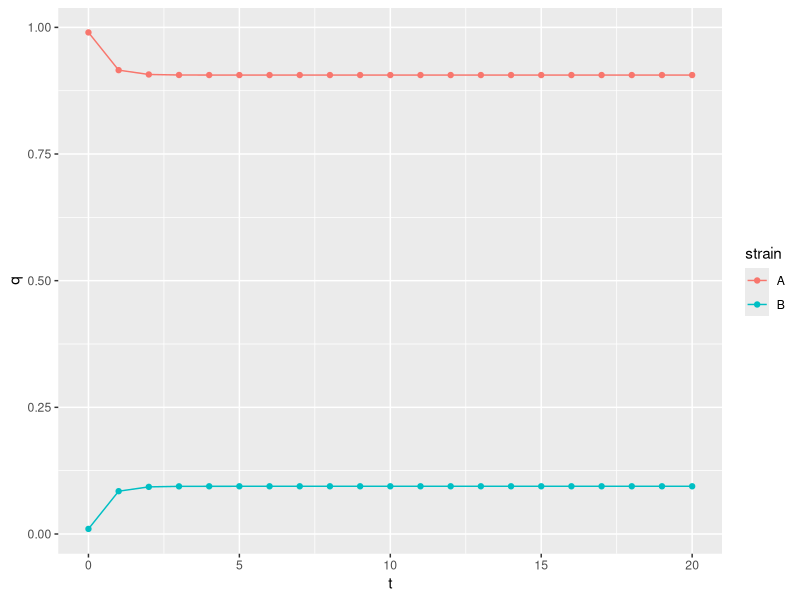
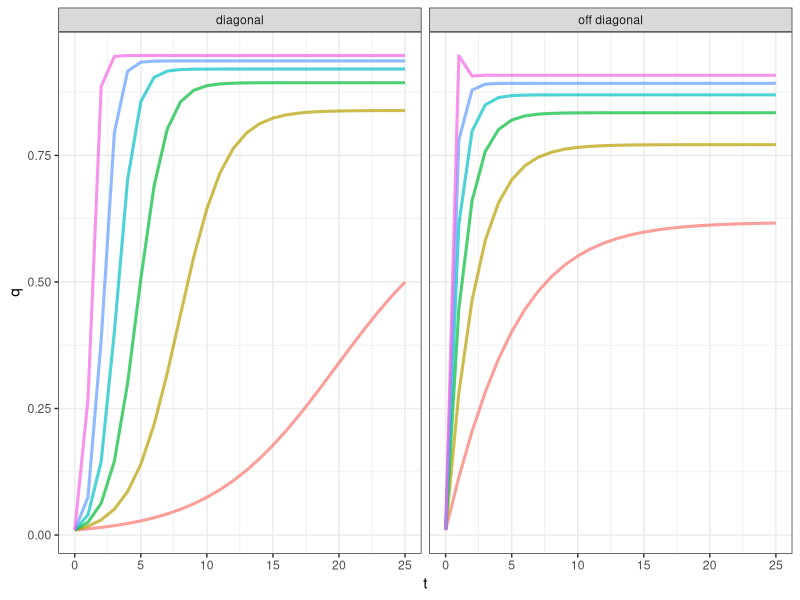

Reproduce these figures in R, in order.
library(tidyverse)

simple_model <- function(q0, A, num_iter) {
    res <- accumulate(1:num_iter, \(q, t) c((A %*% q) / sum(A %*% q)), .init=q0)
    imap_dfr(res, \(q, i) tibble(t=i-1, strain=names(q0), q=q))
}

q0 <- c(0.99, 0.01)
names(q0) <- c("A", "B")
A <- matrix(c(
    0.55, 0.05,
    0.3, 0.1
), nrow=2)

res <- simple_model(q0, A, 20)

res |> 
    ggplot(aes(t, q, col=strain)) +
    geom_line() +
    geom_point()

Abal <- matrix(c(
    0.475, 0.05,
    0, 0.475
), nrow=2, byrow=TRUE)

res <- map_dfr(seq(0.05, 0.45, length.out=6), \(d) {
    A <- Abal
    A[1, 1] <- A[1, 1] - d
    A[2, 1] <- d
    
    r1 <- simple_model(q0, A, 25) |> 
        mutate(d=d, type="off diagonal")
    
    A[2, 1] <- 0
    A[2, 2] <- A[2, 2] + d
    
    r2 <- simple_model(q0, A, 25) |> 
        mutate(d=d, type="diagonal")
    
    bind_rows(r1, r2)
})

res |> 
    filter(strain == "B") |> 
    ggplot(aes(t, q, col=as.factor(d))) +
    geom_line(linewidth=1.05, alpha=0.7) +
    facet_wrap(~type, nrow=1) +
    theme_bw() +
    theme(legend.position="none")
